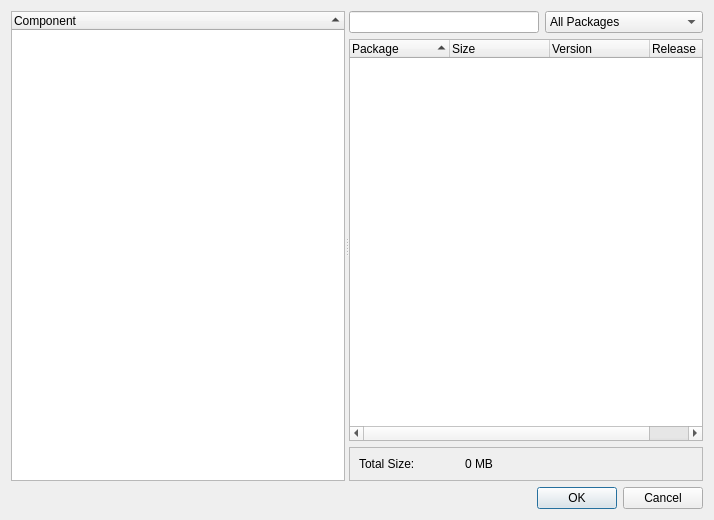
<?xml version="1.0" encoding="UTF-8"?>
<ui version="4.0">
 <class>PackagesDialog</class>
 <widget class="QDialog" name="PackagesDialog">
  <property name="geometry">
   <rect>
    <x>0</x>
    <y>0</y>
    <width>714</width>
    <height>520</height>
   </rect>
  </property>
  <property name="windowTitle">
   <string>Packages</string>
  </property>
  <layout class="QGridLayout" name="gridLayout_3">
   <item row="0" column="0">
    <widget class="QSplitter" name="splitter">
     <property name="orientation">
      <enum>Qt::Horizontal</enum>
     </property>
     <widget class="QWidget" name="layoutWidget">
      <layout class="QVBoxLayout" name="verticalLayout_2">
       <item>
        <widget class="QTreeWidget" name="treeComponents">
         <property name="sizeIncrement">
          <size>
           <width>1</width>
           <height>0</height>
          </size>
         </property>
         <property name="rootIsDecorated">
          <bool>false</bool>
         </property>
         <property name="sortingEnabled">
          <bool>true</bool>
         </property>
         <property name="allColumnsShowFocus">
          <bool>true</bool>
         </property>
         <property name="headerHidden">
          <bool>false</bool>
         </property>
         <attribute name="headerVisible">
          <bool>true</bool>
         </attribute>
         <column>
          <property name="text">
           <string>Component</string>
          </property>
         </column>
        </widget>
       </item>
      </layout>
     </widget>
     <widget class="QWidget" name="layoutWidget">
      <layout class="QVBoxLayout" name="verticalLayout">
       <item>
        <layout class="QHBoxLayout" name="horizontalLayout">
         <item>
          <widget class="QLineEdit" name="searchPackage"/>
         </item>
         <item>
          <widget class="QComboBox" name="comboFilter">
           <item>
            <property name="text">
             <string>All Packages</string>
            </property>
           </item>
           <item>
            <property name="text">
             <string>Selected Packages</string>
            </property>
           </item>
           <item>
            <property name="text">
             <string>Component Packages</string>
            </property>
           </item>
           <item>
            <property name="text">
             <string>Component+ Packages</string>
            </property>
           </item>
          </widget>
         </item>
        </layout>
       </item>
       <item>
        <widget class="QTreeWidget" name="treePackages">
         <property name="sizeIncrement">
          <size>
           <width>3</width>
           <height>0</height>
          </size>
         </property>
         <property name="rootIsDecorated">
          <bool>false</bool>
         </property>
         <property name="sortingEnabled">
          <bool>true</bool>
         </property>
         <property name="allColumnsShowFocus">
          <bool>true</bool>
         </property>
         <column>
          <property name="text">
           <string>Package</string>
          </property>
         </column>
         <column>
          <property name="text">
           <string>Size</string>
          </property>
         </column>
         <column>
          <property name="text">
           <string>Version</string>
          </property>
         </column>
         <column>
          <property name="text">
           <string>Release</string>
          </property>
         </column>
        </widget>
       </item>
       <item>
        <widget class="QFrame" name="frame_2">
         <property name="frameShape">
          <enum>QFrame::StyledPanel</enum>
         </property>
         <property name="frameShadow">
          <enum>QFrame::Raised</enum>
         </property>
         <layout class="QGridLayout" name="gridLayout_2">
          <item row="1" column="1">
           <widget class="QLabel" name="labelTotalSize">
            <property name="text">
             <string>0 MB</string>
            </property>
           </widget>
          </item>
          <item row="1" column="0">
           <widget class="QLabel" name="label">
            <property name="maximumSize">
             <size>
              <width>100</width>
              <height>16777215</height>
             </size>
            </property>
            <property name="text">
             <string>Total Size:</string>
            </property>
           </widget>
          </item>
         </layout>
        </widget>
       </item>
      </layout>
     </widget>
    </widget>
   </item>
   <item row="1" column="0">
    <widget class="QDialogButtonBox" name="buttonBox">
     <property name="standardButtons">
      <set>QDialogButtonBox::Cancel|QDialogButtonBox::Ok</set>
     </property>
    </widget>
   </item>
  </layout>
 </widget>
 <resources/>
 <connections/>
</ui>
